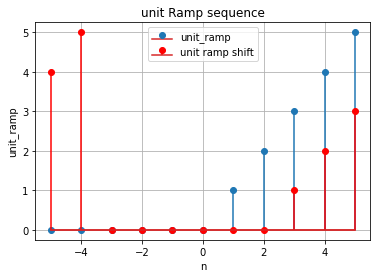

Reproduce this figure in Python.
#draw unit Sample sequence
import numpy as np 
import matplotlib.pyplot as plt

#samples 
shift_amount = 2
n= np.arange(-5,6,1, dtype=int)#range from -5 to 5 and increase by 1
print(n)#print values of n
unit_ramp = np.where(n>=0,n,0) #Draw unit Ramp 
unit_ramp_shift=np.roll(unit_ramp,shift_amount)##Draw unit Ramp shift 
print(unit_ramp)#print values of unit_sample

plt.stem(n,unit_ramp,label="unit_ramp")#draw axis x and y 
plt.stem(n,unit_ramp_shift,label='unit ramp shift',linefmt='r',markerfmt='ro')
plt.title('unit Ramp sequence')#Title
plt.xlabel('n')#x axis is n
plt.ylabel('unit_ramp')#y axis is unit_sample
plt.legend()#To Draw Label
plt.grid(True)#To draw Sqaures
